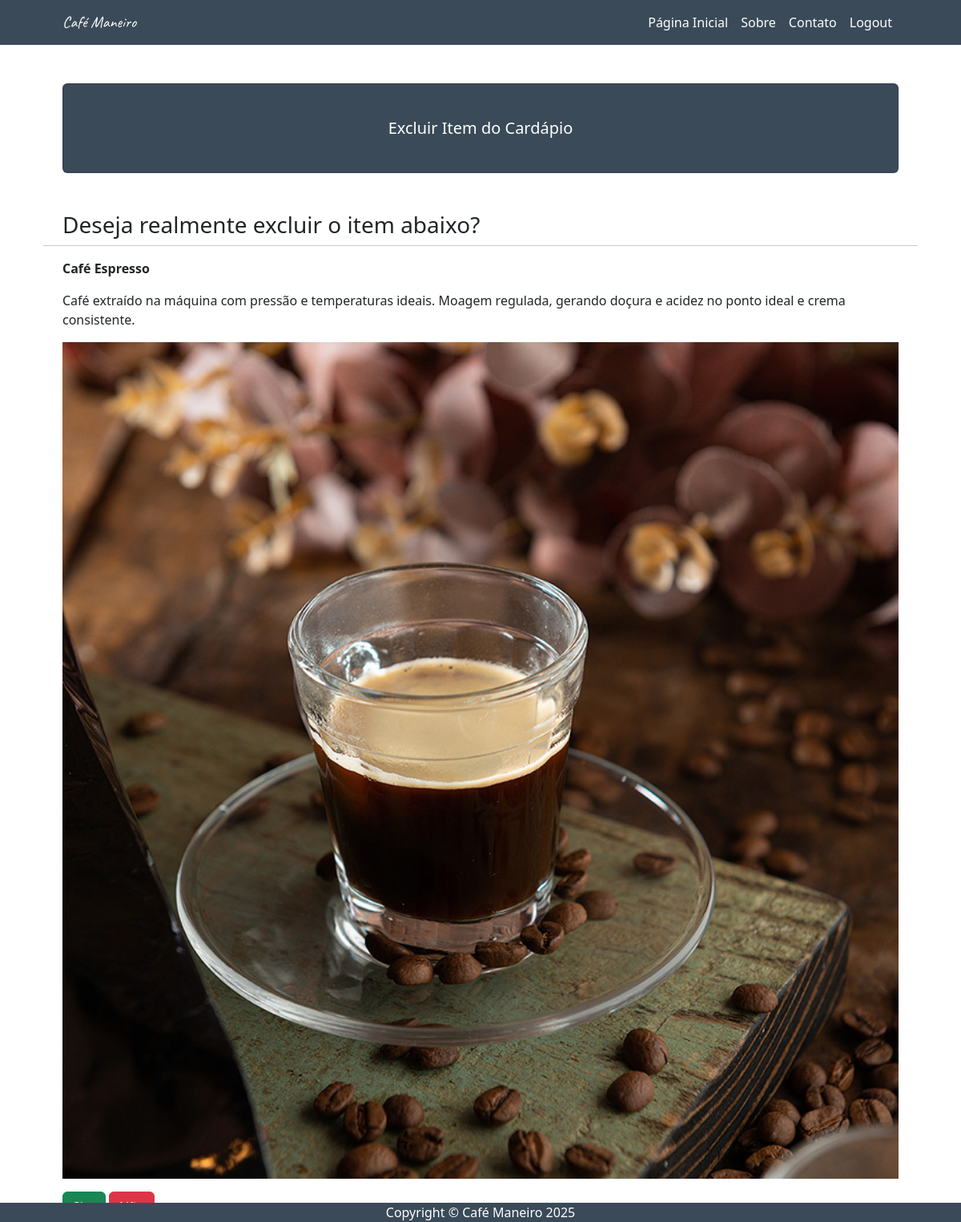
/excluir_verificacao/2/ (signed in), run on the app's committed database.
### usuarios/models.py (models this page shows, shortened)
class ItemCardapio(models.Model):
    titulo = models.CharField(max_length=100)
    descricao = models.TextField()
    valor = models.DecimalField(max_digits=6, decimal_places=2)
    foto = models.ImageField(upload_to='cardapio/')

### usuarios/views.py (the view)
# urls.py: path("excluir_verificacao/<int:pk>/", views.excluir_verificacao, name="excluir_verificacao"),
def excluir_verificacao(request, pk):
    if request.user.is_authenticated:
        item = ItemCardapio.objects.get(pk=pk)
        return render(request, 'usuarios/excluir.html', {'item': item})
    else:
        return HttpResponse('Faça o login para acessar!')

### usuarios/templates/usuarios/excluir.html (shortened to what this page needs)
{% extends 'usuarios/base.html' %}
{% load static %}
{% block titulo %}Excluir Item do Cardápio{% endblock %}
{% block conteudo %}
<h3>Deseja realmente excluir o item abaixo?</h3>
<hr>
<p><strong>{{ item.titulo }}</strong></p>
<p>{{ item.descricao }}</p>
<img src="{{ item.foto.url }}" width="100">
<div class="mt-3">
    <a href="{% url 'excluir' item.pk %}" class="btn btn-success">Sim</a>
    <a href="{% url 'alterar' %}" class="btn btn-danger">Não</a>
</div>
{% endblock %}

### data on the page
ItemCardapio: titulo "Café Espresso", descricao "Café extraído na máquina com pressão e temperaturas ideais. Moagem regulada, gerando doçura e acidez no ponto ideal e crema consistente.", foto (picture)
